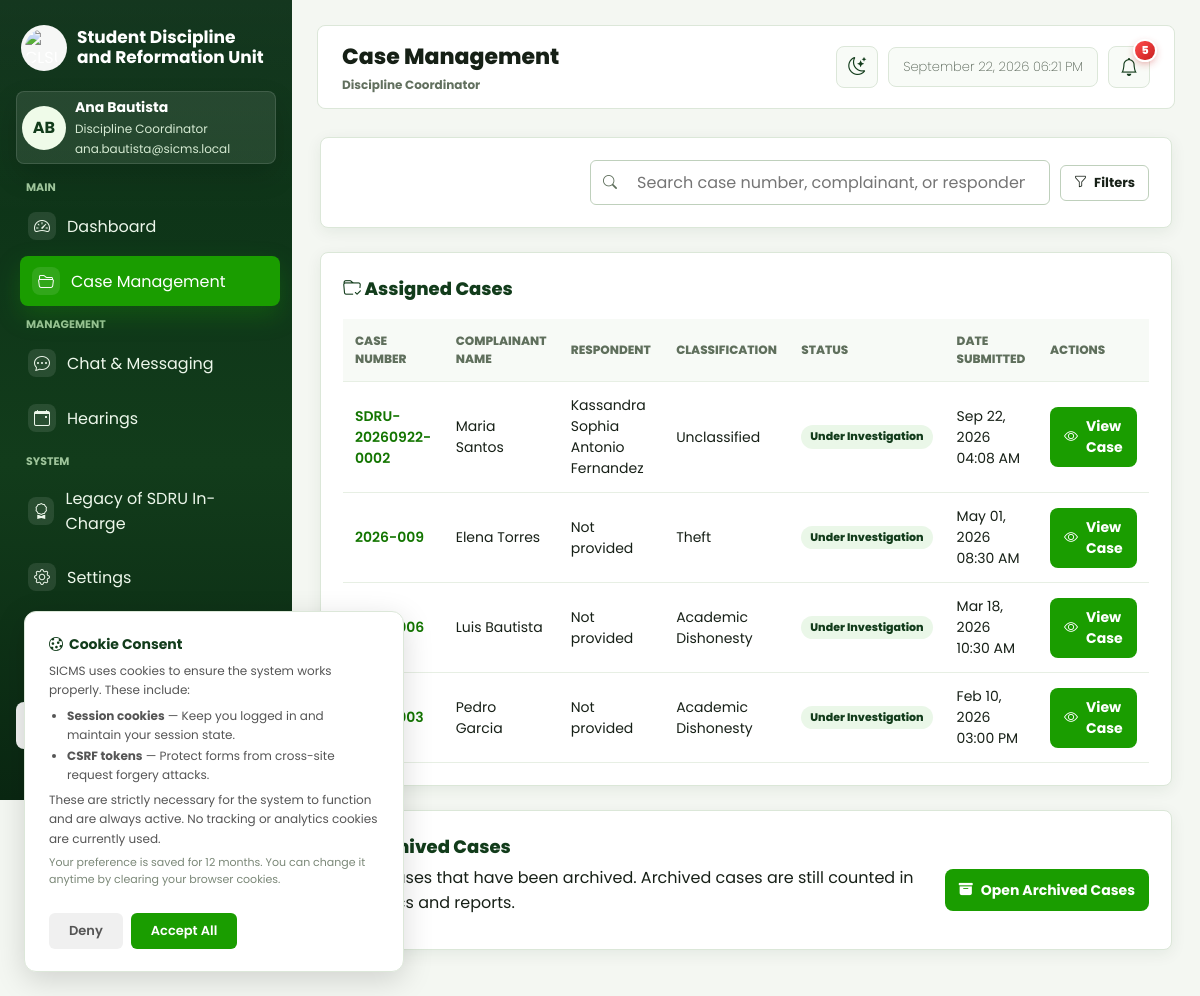
/web/views/cases/index.php (signed in), run on the app's committed database.
### tables this page shows
CREATE TABLE `accounts` (
  `account_id` int UNSIGNED NOT NULL,
  `first_name` varchar(100) NOT NULL,
  `last_name` varchar(100) NOT NULL,
  `email` varchar(255) NOT NULL,
  `password_hash` varchar(255) DEFAULT NULL,
  `auth_provider` varchar(50) DEFAULT NULL,
  `role` varchar(50) NOT NULL DEFAULT 'student',
  `status` varchar(20) NOT NULL DEFAULT 'active',
  `college_id` int UNSIGNED DEFAULT NULL,
  `student_number` varchar(50) DEFAULT NULL,
  `college` varchar(255) DEFAULT NULL,
  `course` varchar(255) DEFAULT NULL,
  `section` varchar(50) DEFAULT NULL,
  `created_at` datetime NOT NULL DEFAULT CURRENT_TIMESTAMP,
  `updated_at` datetime NOT NULL DEFAULT CURRENT_TIMESTAMP ON UPDATE CURRENT_TIMESTAMP,
  `phone_number` varchar(20) NOT NULL DEFAULT '',
  `gender` varchar(20) NOT NULL DEFAULT '',
  `birthday` date DEFAULT NULL,
  `address` text NOT NULL
);

CREATE TABLE `complaints` (
  `complaint_id` int UNSIGNED NOT NULL,
  `case_number` varchar(50) NOT NULL,
  `complaint_title` varchar(255) NOT NULL,
  `submitted_by_account_id` int UNSIGNED NOT NULL,
  `complainant_name` varchar(255) NOT NULL,
  `complainant_gender` varchar(20) DEFAULT NULL,
  `complainant_age` int UNSIGNED DEFAULT NULL,
  `complainant_address` text,
  `complainant_type` varchar(50) NOT NULL DEFAULT 'Student',
  `complainant_relationship` varchar(100) DEFAULT NULL,
  `complainant_employee_no` varchar(100) DEFAULT NULL,
  `complainant_department` varchar(255) DEFAULT NULL,
  `complainant_position` varchar(255) DEFAULT NULL,
  `complainant_affiliation` varchar(255) DEFAULT NULL,
  `complainant_purpose` varchar(255) DEFAULT NULL,
  `complainant_student_no` varchar(50) DEFAULT NULL,
  `complainant_email` varchar(255) DEFAULT NULL,
  `complainant_contact` varchar(50) DEFAULT NULL,
  `complainant_college` varchar(255) DEFAULT NULL,
  `complainant_course` varchar(255) DEFAULT NULL,
  `complainant_year_level` varchar(50) DEFAULT NULL,
  `complainant_section` varchar(50) DEFAULT NULL,
  `complainant_course_year` varchar(100) DEFAULT NULL,
  `case_classification` varchar(100) NOT NULL,
  `incident_datetime` datetime DEFAULT NULL,
  `incident_location` varchar(255) DEFAULT NULL,
  `complaint_details` text,
  `status` varchar(50) NOT NULL DEFAULT 'Under Investigation',
  `respondent_released_at` datetime DEFAULT NULL,
  `respondent_released_by_account_id` int UNSIGNED DEFAULT NULL,
  `respondent_visibility` text,
  `assigned_coordinator_account_id` int UNSIGNED DEFAULT NULL,
  `assigned_reformation_coordinator_account_id` int UNSIGNED DEFAULT NULL,
  `reformation_completed_at` datetime DEFAULT NULL,
  `submitted_at` datetime NOT NULL DEFAULT CURRENT_TIMESTAMP,
  `created_at` datetime NOT NULL DEFAULT CURRENT_TIMESTAMP,
  `updated_at` datetime NOT NULL DEFAULT CURRENT_TIMESTAMP ON UPDATE CURRENT_TIMESTAMP,
  `case_source` varchar(20) NOT NULL DEFAULT 'Online Submission',
  `original_case_date` date DEFAULT NULL,
  `legacy_outcome` varchar(255) DEFAULT NULL,
  `action_taken` text,
  `resolution_date` date DEFAULT NULL,
  `remarks_notes` text,
  `legacy_entry_source` varchar(100) DEFAULT NULL,
  `outcome` text
);

### web/views/cases/index.php (the view, shortened to what the rows shown need)
<?php
require_once __DIR__ . '/../../controllers/CaseController.php';
$controller = new CaseController();
$viewData = $controller->index();
$user = $viewData['user'];
$assignedCases = $viewData['assignedCases'];
$viewerRoleKey = role_key($user['role'] ?? '');
$caseActionLabel = $viewerRoleKey === 'coordinator' ? 'View Case' : 'View Details';
function h($value) {
    return htmlspecialchars((string) $value);
}
function role_key($role) {
    return strtolower(str_replace(['_', ' '], '-', (string) $role));
}
function respondents_label(array $case) {
    $names = array_values(array_filter(
        array_map('trim', explode(',', (string) ($case['respondent_names'] ?? ''))),
        fn($name) => $name !== ''
    ));
    if (count($names) === 0) {
        return 'Not provided';
    }
    if (count($names) === 1) {
        return $names[0];
    }
    $surnames = array_map(function ($fullName) {
        $parts = preg_split('/\s+/', trim($fullName), -1, PREG_SPLIT_NO_EMPTY);
        return $parts ? end($parts) : trim($fullName);
    }, $names);
    return implode(', ', $surnames);
}
?>
<!DOCTYPE html>
<html lang="en">
<head>
    <link rel="stylesheet" href="../layout/style.css">
    <link rel="stylesheet" href="../layout/sidebar.css">
    <link rel="stylesheet" href="../layout/cases.css">
    <link rel="stylesheet" href="https://cdn.jsdelivr.net/npm/bootstrap-icons@1.11.3/font/bootstrap-icons.min.css">
    <link rel="stylesheet" href="../layout/system.css?v=2">
</head>
<body>
    <div class="dashboard-shell">
        <?php require __DIR__ . '/../layout/sidebar.php'; ?>
        <div class="case-shell app-content">
            <?php $pageTitle = 'Case Management'; require __DIR__ . '/../layout/topbar.php'; ?>
        <main class="case-wrap">
            <?php if (in_array($viewerRoleKey, ['coordinator', 'reformation-coordinator'], true)): ?>
            <section class="table-panel">
                    <div class="table-heading table-heading-row">
                        <h2><i class="bi bi-folder-check"></i> <?= $viewerRoleKey === 'reformation-coordinator' ? 'My Reformation Cases' : 'Assigned Cases' ?></h2>
                    </div>
                    <table id="assignedCaseTable" <?= empty($assignedCases) ? 'hidden' : '' ?>>
                        <thead>
                            <tr>
                                <th>Case Number</th>
                                <th>Complainant Name</th>
                                <th>Respondent</th>
                                <th>Classification</th>
                                <th>Status</th>
                                <th>Date Submitted</th>
                                <th>Actions</th>
                            </tr>
                        </thead>
                        <tbody id="assignedCaseTableBody">
                            <?php foreach ($assignedCases as $case): ?>
                                <tr>
                                    <td>
                                        <a class="case-link" href="show.php?id=<?= (int) $case['complaint_id'] ?>">
                                            <?= h($case['case_number']) ?>
                                        </a>
                                    </td>
                                    <td><?= h($case['complainant_name']) ?></td>
                                    <td><?= h(respondents_label($case)) ?></td>
                                    <td><?= h($case['case_classification']) ?></td>
                                    <td><span class="status"><?= h($case['status']) ?></span></td>
                                    <td><?= h(date('M d, Y h:i A', strtotime($case['submitted_at']))) ?></td>
                                    <td>
                                        <div class="row-actions">
                                            <a class="btn btn-primary" href="show.php?id=<?= (int) $case['complaint_id'] ?>"><i class="bi bi-eye"></i> <?= h($caseActionLabel) ?></a>
                                        </div>
                                    </td>
                                </tr>
                            <?php endforeach; ?>
                        </tbody>
                    </table>
            </section>
            <?php endif; ?>
            <section class="table-panel">
                <div class="table-heading" style="margin-bottom:2px">
                    <h2><i class="bi bi-archive"></i> Archived Cases</h2>
                </div>
            </section>
        </main>
        </div>
    </div>
</body>
</html>

### web/views/layout/sidebar.php (shortened to what the rows shown need)
<?php
require __DIR__ . '/navigation.php';
$userEmail = isset($user['email']) ? $user['email'] : '';
?>
<aside class="sidebar" id="app-sidebar">
    <div class="sidebar-profile">
        <div class="avatar" aria-hidden="true"><?= h($initials) ?></div>
        <div>
            <div class="profile-name"><?= h($displayName) ?></div>
            <div class="profile-role"><?= h($roleLabel) ?></div>
            <div class="profile-email"><?= h($userEmail) ?></div>
        </div>
    </div>
</aside>

### web/views/layout/topbar.php (shortened to what the rows shown need)
<?php
require __DIR__ . '/navigation.php';
require_once __DIR__ . '/../../helpers/Security.php';
require_once __DIR__ . '/../../models/Notification.php';
$pageTitle = $pageTitle ?? 'Dashboard';
$hidePageTitle = $hidePageTitle ?? false;
$unreadNotificationCount = 0;
if (isset($user['account_id'])) {
    $unreadNotificationCount = Notification::unreadCount((int) $user['account_id']);
}
?>
<div class="app-topbar-container">
    <header class="app-topbar<?= $hidePageTitle ? ' app-topbar-titleless' : '' ?>">
        <?php if (!$hidePageTitle): ?>
            <div class="app-topbar-title">
                <h1><?= h($pageTitle) ?></h1>
                <p><?= h($roleLabel) ?></p>
            </div>
        <?php endif; ?>
        <div class="app-topbar-actions">
            <details class="profile-dropdown">
                <summary class="topbar-icon" title="Notifications" aria-label="Notifications">
                    <i class="bi bi-bell" aria-hidden="true" style="font-size:15ipx;"></i>
                    <?php if ($unreadNotificationCount > 0): ?>
                        <span class="notification-badge"><?= (int) $unreadNotificationCount ?></span>
                    <?php endif; ?>
                </summary>
            </details>
        </div>
    </header>
</div>

### data on the page
accounts: initials "AB", displayName "Ana Bautista", role "Discipline Coordinator", email "ana.bautista@sicms.local", account_id "5"
complaints: case_number "SDRU-20260922-0002", complainant_name "Maria Santos", case "Kassandra Sophia Antonio Fernandez", case_classification "Unclassified", status "Under Investigation", submitted_at "Sep 22, 2026 04:08 AM", assigned_coordinator_account.role "View Case"
complaints: case_number "2026-009", complainant_name "Elena Torres", case "Not provided", case_classification "Theft", status "Under Investigation", submitted_at "May 01, 2026 08:30 AM", assigned_coordinator_account.role "View Case"
complaints: complainant_name "Luis Bautista", case "Not provided", case_classification "Academic Dishonesty", status "Under Investigation", submitted_at "Mar 18, 2026 10:30 AM", assigned_coordinator_account.role "View Case"
complaints: complainant_name "Pedro Garcia", case "Not provided", case_classification "Academic Dishonesty", status "Under Investigation", submitted_at "Feb 10, 2026 03:00 PM", assigned_coordinator_account.role "View Case"

### other printed values
$groupLabel "MAIN"
$item['label'] "Dashboard"
$item['label'] "Case Management"
$groupLabel "MANAGEMENT"
$item['label'] "Chat & Messaging"
$item['label'] "Hearings"
$groupLabel "SYSTEM"
$item['label'] "Legacy of SDRU In-Charge"
$item['label'] "Settings"
$pageTitle "Case Management"
